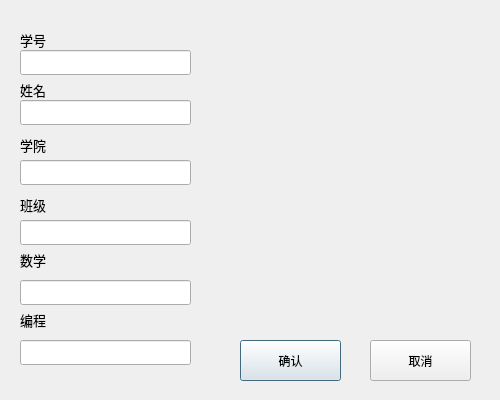
<?xml version="1.0" encoding="UTF-8"?>
<ui version="4.0">
 <class>Dlg_addstu</class>
 <widget class="QDialog" name="Dlg_addstu">
  <property name="geometry">
   <rect>
    <x>0</x>
    <y>0</y>
    <width>500</width>
    <height>400</height>
   </rect>
  </property>
  <property name="minimumSize">
   <size>
    <width>500</width>
    <height>400</height>
   </size>
  </property>
  <property name="maximumSize">
   <size>
    <width>500</width>
    <height>400</height>
   </size>
  </property>
  <property name="windowTitle">
   <string>学生信息</string>
  </property>
  <property name="windowIcon">
   <iconset resource="res.qrc">
    <normaloff>:/Resource/icon.ico</normaloff>:/Resource/icon.ico</iconset>
  </property>
  <widget class="QLabel" name="label">
   <property name="geometry">
    <rect>
     <x>20</x>
     <y>30</y>
     <width>41</width>
     <height>21</height>
    </rect>
   </property>
   <property name="text">
    <string>&lt;html&gt;&lt;head/&gt;&lt;body&gt;&lt;p&gt;&lt;span style=&quot; font-size:10pt;&quot;&gt;学号&lt;/span&gt;&lt;/p&gt;&lt;/body&gt;&lt;/html&gt;</string>
   </property>
  </widget>
  <widget class="QLabel" name="label2">
   <property name="geometry">
    <rect>
     <x>20</x>
     <y>80</y>
     <width>41</width>
     <height>21</height>
    </rect>
   </property>
   <property name="text">
    <string>&lt;html&gt;&lt;head/&gt;&lt;body&gt;&lt;p&gt;&lt;span style=&quot; font-size:10pt;&quot;&gt;姓名&lt;/span&gt;&lt;/p&gt;&lt;/body&gt;&lt;/html&gt;</string>
   </property>
  </widget>
  <widget class="QLabel" name="label_3">
   <property name="geometry">
    <rect>
     <x>20</x>
     <y>130</y>
     <width>51</width>
     <height>31</height>
    </rect>
   </property>
   <property name="text">
    <string>&lt;html&gt;&lt;head/&gt;&lt;body&gt;&lt;p&gt;&lt;span style=&quot; font-size:10pt;&quot;&gt;学院&lt;/span&gt;&lt;/p&gt;&lt;/body&gt;&lt;/html&gt;</string>
   </property>
  </widget>
  <widget class="QLabel" name="label_4">
   <property name="geometry">
    <rect>
     <x>20</x>
     <y>190</y>
     <width>41</width>
     <height>31</height>
    </rect>
   </property>
   <property name="text">
    <string>&lt;html&gt;&lt;head/&gt;&lt;body&gt;&lt;p&gt;&lt;span style=&quot; font-size:10pt;&quot;&gt;班级&lt;/span&gt;&lt;/p&gt;&lt;/body&gt;&lt;/html&gt;</string>
   </property>
  </widget>
  <widget class="QLabel" name="label_5">
   <property name="geometry">
    <rect>
     <x>20</x>
     <y>250</y>
     <width>41</width>
     <height>21</height>
    </rect>
   </property>
   <property name="text">
    <string>&lt;html&gt;&lt;head/&gt;&lt;body&gt;&lt;p&gt;&lt;span style=&quot; font-size:10pt;&quot;&gt;数学&lt;/span&gt;&lt;/p&gt;&lt;/body&gt;&lt;/html&gt;</string>
   </property>
  </widget>
  <widget class="QLabel" name="label_6">
   <property name="geometry">
    <rect>
     <x>20</x>
     <y>310</y>
     <width>51</width>
     <height>21</height>
    </rect>
   </property>
   <property name="text">
    <string>&lt;html&gt;&lt;head/&gt;&lt;body&gt;&lt;p&gt;&lt;span style=&quot; font-size:10pt;&quot;&gt;编程&lt;/span&gt;&lt;/p&gt;&lt;/body&gt;&lt;/html&gt;</string>
   </property>
  </widget>
  <widget class="QPushButton" name="btn_save">
   <property name="geometry">
    <rect>
     <x>240</x>
     <y>340</y>
     <width>101</width>
     <height>41</height>
    </rect>
   </property>
   <property name="text">
    <string>确认</string>
   </property>
  </widget>
  <widget class="QPushButton" name="btn_quit2">
   <property name="geometry">
    <rect>
     <x>370</x>
     <y>340</y>
     <width>101</width>
     <height>41</height>
    </rect>
   </property>
   <property name="text">
    <string>取消</string>
   </property>
  </widget>
  <widget class="QWidget" name="widget" native="true">
   <property name="geometry">
    <rect>
     <x>10</x>
     <y>20</y>
     <width>191</width>
     <height>361</height>
    </rect>
   </property>
  </widget>
  <widget class="QLineEdit" name="lb_name">
   <property name="geometry">
    <rect>
     <x>20</x>
     <y>100</y>
     <width>171</width>
     <height>25</height>
    </rect>
   </property>
  </widget>
  <widget class="QLineEdit" name="lb_acd">
   <property name="geometry">
    <rect>
     <x>20</x>
     <y>160</y>
     <width>171</width>
     <height>25</height>
    </rect>
   </property>
  </widget>
  <widget class="QLineEdit" name="lb_class">
   <property name="geometry">
    <rect>
     <x>20</x>
     <y>220</y>
     <width>171</width>
     <height>25</height>
    </rect>
   </property>
  </widget>
  <widget class="QLineEdit" name="lb_math">
   <property name="geometry">
    <rect>
     <x>20</x>
     <y>280</y>
     <width>171</width>
     <height>25</height>
    </rect>
   </property>
  </widget>
  <widget class="QLineEdit" name="lb_program">
   <property name="geometry">
    <rect>
     <x>20</x>
     <y>340</y>
     <width>171</width>
     <height>25</height>
    </rect>
   </property>
  </widget>
  <widget class="QLineEdit" name="lb_number">
   <property name="geometry">
    <rect>
     <x>20</x>
     <y>50</y>
     <width>171</width>
     <height>25</height>
    </rect>
   </property>
  </widget>
  <widget class="QLabel" name="lb_png">
   <property name="geometry">
    <rect>
     <x>260</x>
     <y>30</y>
     <width>191</width>
     <height>291</height>
    </rect>
   </property>
   <property name="styleSheet">
    <string notr="true">border-image: url(:/Resource/slogon.jpg);</string>
   </property>
   <property name="text">
    <string/>
   </property>
  </widget>
 </widget>
 <tabstops>
  <tabstop>lb_number</tabstop>
  <tabstop>lb_name</tabstop>
  <tabstop>lb_acd</tabstop>
  <tabstop>lb_class</tabstop>
  <tabstop>lb_math</tabstop>
  <tabstop>lb_program</tabstop>
  <tabstop>btn_save</tabstop>
  <tabstop>btn_quit2</tabstop>
 </tabstops>
 <resources>
  <include location="res.qrc"/>
 </resources>
 <connections/>
</ui>
